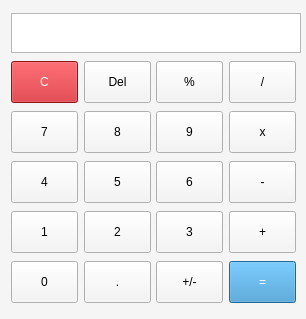
<?xml version="1.0" encoding="UTF-8"?>
<ui version="4.0">
 <class>dialog</class>
 <widget class="QMainWindow" name="dialog">
  <property name="enabled">
   <bool>true</bool>
  </property>
  <property name="geometry">
   <rect>
    <x>0</x>
    <y>0</y>
    <width>306</width>
    <height>319</height>
   </rect>
  </property>
  <property name="sizePolicy">
   <sizepolicy hsizetype="Fixed" vsizetype="Fixed">
    <horstretch>0</horstretch>
    <verstretch>0</verstretch>
   </sizepolicy>
  </property>
  <property name="minimumSize">
   <size>
    <width>306</width>
    <height>319</height>
   </size>
  </property>
  <property name="maximumSize">
   <size>
    <width>16777215</width>
    <height>16777215</height>
   </size>
  </property>
  <property name="windowTitle">
   <string>Calculator</string>
  </property>
  <property name="styleSheet">
   <string notr="true">background-color: #f5f5f5;
color: rgb(0, 0, 0);
</string>
  </property>
  <widget class="QWidget" name="centralWidget">
   <property name="sizePolicy">
    <sizepolicy hsizetype="Fixed" vsizetype="Fixed">
     <horstretch>0</horstretch>
     <verstretch>0</verstretch>
    </sizepolicy>
   </property>
   <property name="styleSheet">
    <string notr="true">QPushButton {
min-width: 65;
min-height: 40;
max-width: 65;
max-height: 40;
}</string>
   </property>
   <layout class="QVBoxLayout" name="verticalLayout">
    <item>
     <widget class="QLabel" name="displayPanel">
      <property name="minimumSize">
       <size>
        <width>290</width>
        <height>40</height>
       </size>
      </property>
      <property name="maximumSize">
       <size>
        <width>16777215</width>
        <height>40</height>
       </size>
      </property>
      <property name="font">
       <font>
        <family>Open Sans</family>
        <pointsize>20</pointsize>
        <weight>50</weight>
        <italic>false</italic>
        <bold>false</bold>
        <kerning>true</kerning>
       </font>
      </property>
      <property name="layoutDirection">
       <enum>Qt::LeftToRight</enum>
      </property>
      <property name="styleSheet">
       <string notr="true">border: 1 solid #b8b8b8;
background-color: #fff;</string>
      </property>
      <property name="text">
       <string/>
      </property>
      <property name="scaledContents">
       <bool>true</bool>
      </property>
      <property name="alignment">
       <set>Qt::AlignRight|Qt::AlignTrailing|Qt::AlignVCenter</set>
      </property>
      <property name="wordWrap">
       <bool>true</bool>
      </property>
      <property name="textInteractionFlags">
       <set>Qt::TextSelectableByKeyboard|Qt::TextSelectableByMouse</set>
      </property>
     </widget>
    </item>
    <item>
     <layout class="QHBoxLayout" name="horizontalLayout_5">
      <item>
       <widget class="QPushButton" name="actionClear">
        <property name="styleSheet">
         <string notr="true">background-color: #cb1a21;
color: #ffffff;</string>
        </property>
        <property name="text">
         <string>C</string>
        </property>
       </widget>
      </item>
      <item>
       <widget class="QPushButton" name="actionDel">
        <property name="text">
         <string>Del</string>
        </property>
       </widget>
      </item>
      <item>
       <widget class="QPushButton" name="actionPercent">
        <property name="text">
         <string>%</string>
        </property>
       </widget>
      </item>
      <item>
       <widget class="QPushButton" name="actionDiv">
        <property name="text">
         <string>/</string>
        </property>
        <attribute name="buttonGroup">
         <string notr="true">actionGroup</string>
        </attribute>
       </widget>
      </item>
     </layout>
    </item>
    <item>
     <layout class="QHBoxLayout" name="horizontalLayout_3">
      <item>
       <widget class="QPushButton" name="num7">
        <property name="text">
         <string>7</string>
        </property>
        <attribute name="buttonGroup">
         <string notr="true">numberGroup</string>
        </attribute>
       </widget>
      </item>
      <item>
       <widget class="QPushButton" name="num8">
        <property name="sizePolicy">
         <sizepolicy hsizetype="Fixed" vsizetype="Fixed">
          <horstretch>0</horstretch>
          <verstretch>0</verstretch>
         </sizepolicy>
        </property>
        <property name="text">
         <string>8</string>
        </property>
        <attribute name="buttonGroup">
         <string notr="true">numberGroup</string>
        </attribute>
       </widget>
      </item>
      <item>
       <widget class="QPushButton" name="num9">
        <property name="text">
         <string>9</string>
        </property>
        <attribute name="buttonGroup">
         <string notr="true">numberGroup</string>
        </attribute>
       </widget>
      </item>
      <item>
       <widget class="QPushButton" name="actionMul">
        <property name="text">
         <string>x</string>
        </property>
        <attribute name="buttonGroup">
         <string notr="true">actionGroup</string>
        </attribute>
       </widget>
      </item>
     </layout>
    </item>
    <item>
     <layout class="QHBoxLayout" name="horizontalLayout_2">
      <item>
       <widget class="QPushButton" name="num4">
        <property name="text">
         <string>4</string>
        </property>
        <attribute name="buttonGroup">
         <string notr="true">numberGroup</string>
        </attribute>
       </widget>
      </item>
      <item>
       <widget class="QPushButton" name="num5">
        <property name="text">
         <string>5</string>
        </property>
        <attribute name="buttonGroup">
         <string notr="true">numberGroup</string>
        </attribute>
       </widget>
      </item>
      <item>
       <widget class="QPushButton" name="num6">
        <property name="text">
         <string>6</string>
        </property>
        <attribute name="buttonGroup">
         <string notr="true">numberGroup</string>
        </attribute>
       </widget>
      </item>
      <item>
       <widget class="QPushButton" name="actionMinus">
        <property name="text">
         <string>-</string>
        </property>
        <attribute name="buttonGroup">
         <string notr="true">actionGroup</string>
        </attribute>
       </widget>
      </item>
     </layout>
    </item>
    <item>
     <layout class="QHBoxLayout" name="horizontalLayout">
      <property name="bottomMargin">
       <number>0</number>
      </property>
      <item>
       <widget class="QPushButton" name="num1">
        <property name="sizePolicy">
         <sizepolicy hsizetype="Fixed" vsizetype="Fixed">
          <horstretch>0</horstretch>
          <verstretch>0</verstretch>
         </sizepolicy>
        </property>
        <property name="minimumSize">
         <size>
          <width>67</width>
          <height>42</height>
         </size>
        </property>
        <property name="maximumSize">
         <size>
          <width>67</width>
          <height>42</height>
         </size>
        </property>
        <property name="text">
         <string>1</string>
        </property>
        <attribute name="buttonGroup">
         <string notr="true">numberGroup</string>
        </attribute>
       </widget>
      </item>
      <item>
       <widget class="QPushButton" name="num2">
        <property name="sizePolicy">
         <sizepolicy hsizetype="Fixed" vsizetype="Fixed">
          <horstretch>0</horstretch>
          <verstretch>0</verstretch>
         </sizepolicy>
        </property>
        <property name="text">
         <string>2</string>
        </property>
        <attribute name="buttonGroup">
         <string notr="true">numberGroup</string>
        </attribute>
       </widget>
      </item>
      <item>
       <widget class="QPushButton" name="num3">
        <property name="sizePolicy">
         <sizepolicy hsizetype="Fixed" vsizetype="Fixed">
          <horstretch>0</horstretch>
          <verstretch>0</verstretch>
         </sizepolicy>
        </property>
        <property name="maximumSize">
         <size>
          <width>67</width>
          <height>42</height>
         </size>
        </property>
        <property name="text">
         <string>3</string>
        </property>
        <attribute name="buttonGroup">
         <string notr="true">numberGroup</string>
        </attribute>
       </widget>
      </item>
      <item>
       <widget class="QPushButton" name="actionPlus">
        <property name="text">
         <string>+</string>
        </property>
        <attribute name="buttonGroup">
         <string notr="true">actionGroup</string>
        </attribute>
       </widget>
      </item>
     </layout>
    </item>
    <item>
     <layout class="QHBoxLayout" name="horizontalLayout_4">
      <property name="rightMargin">
       <number>0</number>
      </property>
      <item>
       <widget class="QPushButton" name="num0">
        <property name="text">
         <string>0</string>
        </property>
        <attribute name="buttonGroup">
         <string notr="true">numberGroup</string>
        </attribute>
       </widget>
      </item>
      <item>
       <widget class="QPushButton" name="comma">
        <property name="text">
         <string>.</string>
        </property>
       </widget>
      </item>
      <item>
       <widget class="QPushButton" name="actionSign">
        <property name="text">
         <string>+/-</string>
        </property>
       </widget>
      </item>
      <item>
       <widget class="QPushButton" name="actionCalc">
        <property name="styleSheet">
         <string notr="true">background-color: #3490cd;
color: #ffffff;</string>
        </property>
        <property name="text">
         <string>=</string>
        </property>
       </widget>
      </item>
     </layout>
    </item>
   </layout>
  </widget>
 </widget>
 <layoutdefault spacing="6" margin="11"/>
 <resources/>
 <connections/>
 <buttongroups>
  <buttongroup name="numberGroup"/>
  <buttongroup name="actionGroup"/>
 </buttongroups>
</ui>
